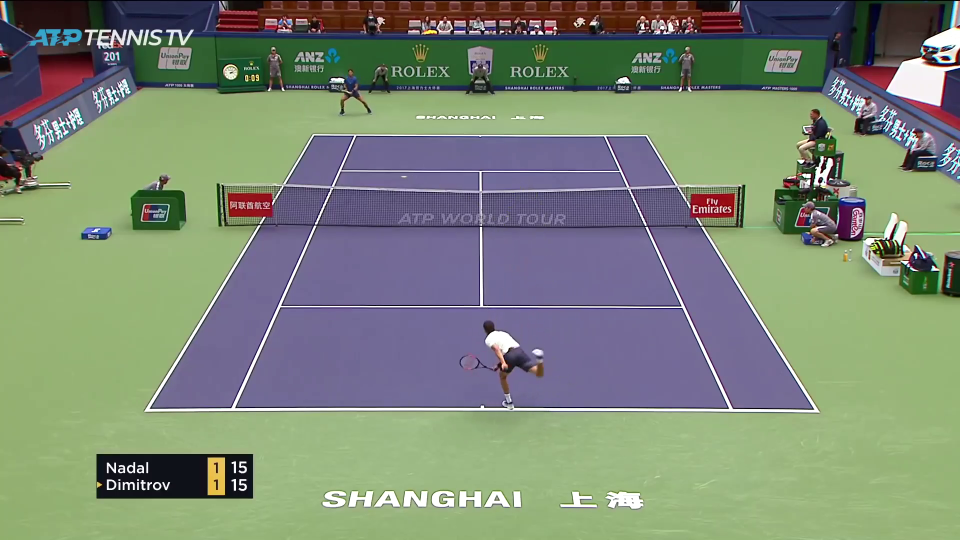
#> input picture frame 51 of v.mp4, 1920 x 1080 px, given in place of cut2_5n4Utu0k.mp4, which was not available (shown at 1/2 size)
$ python Test_remove_background.py
#> lines starting #> are read from the running program, lines starting #| are printed output that depends on the picture; pictures that were not available may be replaced by others from this repository, and a replacement may not be noted
import cv2  # See video 1 for installation
import numpy as np

# Replace "0" with a file path to work with a saved video
stream = cv2.VideoCapture("../dataset/service_j1/cut2_5n4Utu0k.mp4")

if not stream.isOpened():
    print("No stream :(")
    exit()

num_frames = stream.get(cv2.CAP_PROP_FRAME_COUNT)
print(num_frames)
frame_ids = np.random.uniform(size=30) * num_frames
frames = []
for fid in frame_ids:
    stream.set(cv2.CAP_PROP_POS_FRAMES, fid)
    ret, frame = stream.read()
    if not ret:  # if no frames are returned
        print("SOMETHING WENT WRONG")
        exit()
    frames.append(frame)
#> this loop made 30 passes
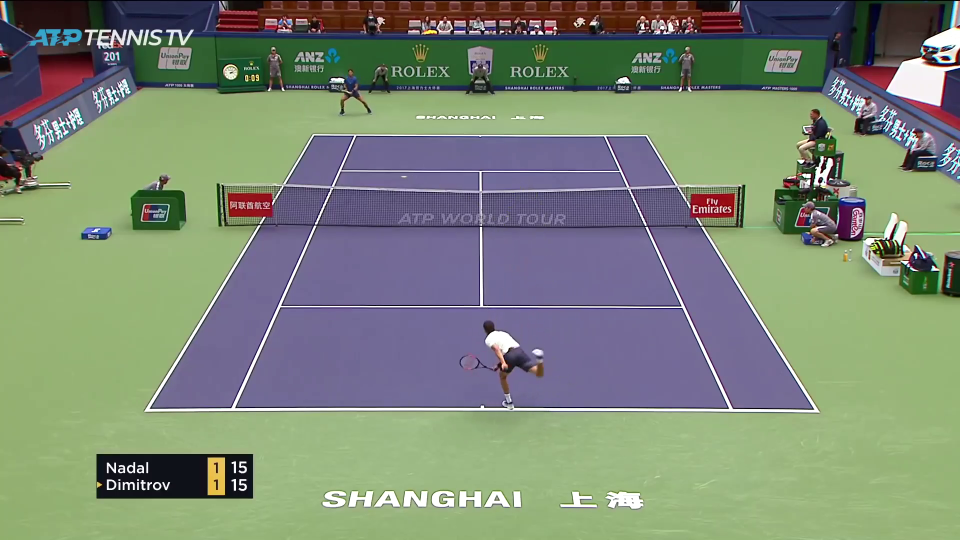
#> input picture frame 51 of v.mp4, 1920 x 1080 px, given in place of cut2_5n4Utu0k.mp4, which was not available (shown at 1/2 size)
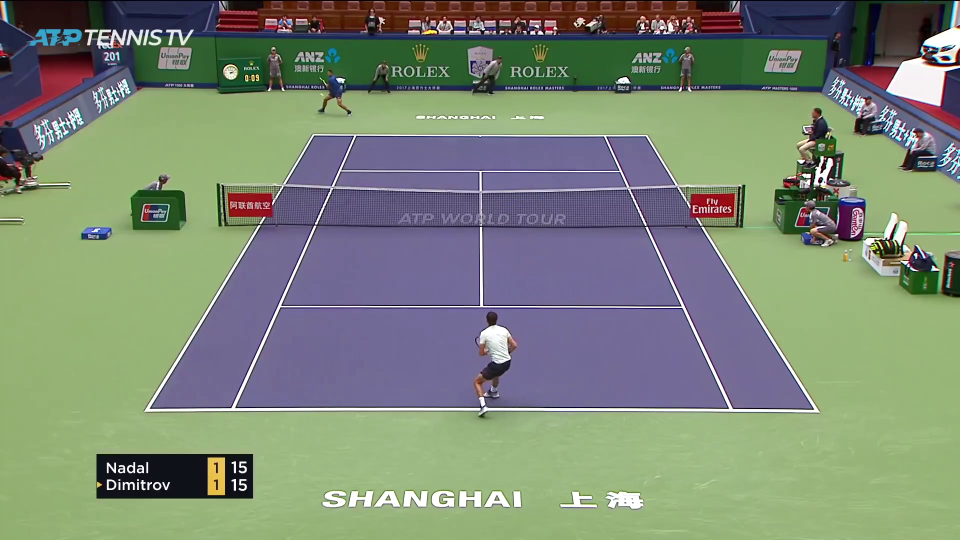
#> input picture frame 66 of v.mp4, 1920 x 1080 px, given in place of cut2_5n4Utu0k.mp4, which was not available (shown at 1/2 size)
#> after the loop, frames = 30 items

# The median frame here is our background
median = np.median(frames, axis=0).astype(np.uint8)
median = cv2.cvtColor(median, cv2.COLOR_BGR2GRAY)
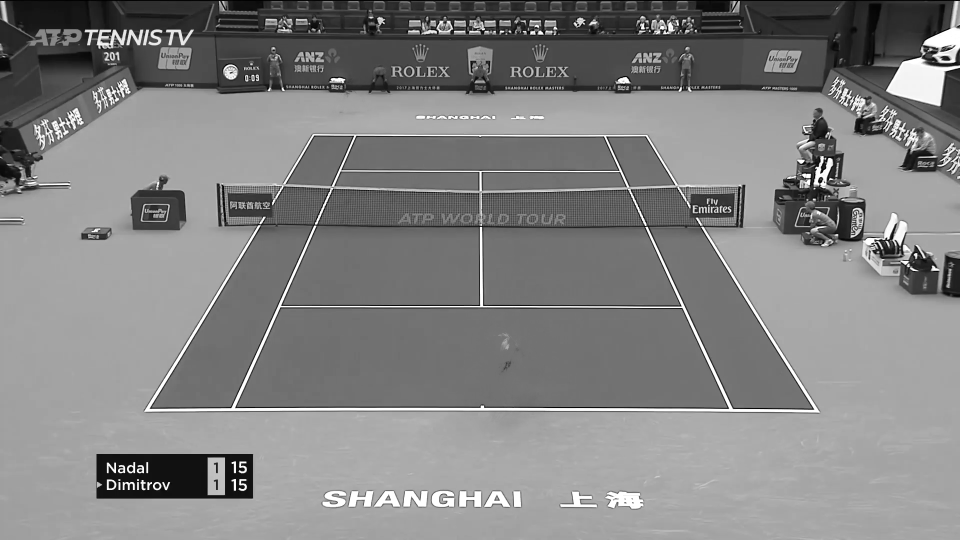
#> median: shape (1080, 1920) (shown at 1/2 size); min 0, max 255, mean 130.6

fps = stream.get(cv2.CAP_PROP_FPS)
#> fps = 30
width = int(stream.get(3))
#> width = 1920
height = int(stream.get(4))
#> height = 1080

# list of FourCC video codes: https://softron.zendesk.com/hc/en-us/articles/207695697-List-of-FourCC-codes-for-video-codecs
output = cv2.VideoWriter("../video_output/output_test.mp4",
                         cv2.VideoWriter_fourcc('m', 'p', 'g', '4'),
                         fps=fps, frameSize=(width, height))

stream.set(cv2.CAP_PROP_POS_FRAMES, 0)
while True:
    ret, frame = stream.read()
    if not ret:  # if no frames are returned
        print("No more stream :(")
        break

    # take out any pixel that is similar to our median frame
    frame = cv2.cvtColor(frame, cv2.COLOR_BGR2GRAY)
    dif_frame = cv2.absdiff(median, frame)
    threshold, diff = cv2.threshold(dif_frame, 100, 255,
                                    cv2.THRESH_BINARY)
    # frame = cv2.resize(frame, (width, height))
    output.write(diff)
    cv2.imshow("Video!", diff)
    cv2.waitKey(20)
    if cv2.waitKey(1) == ord('q'):  # press "q" to quit
        break

stream.release()
cv2.destroyAllWindows()  # !

$ run again, starting later in the video
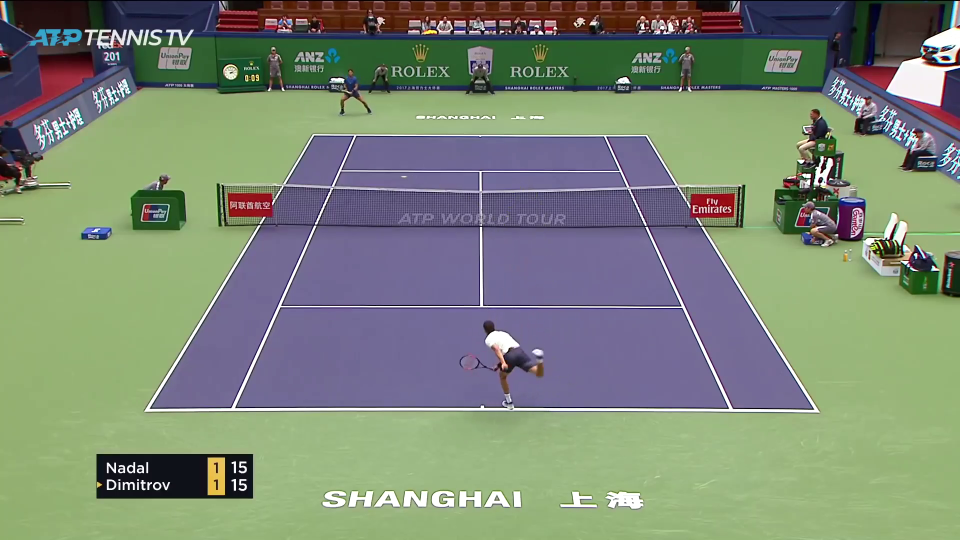
#> input picture frame 51 of v.mp4, 1920 x 1080 px, given in place of cut2_5n4Utu0k.mp4, which was not available (shown at 1/2 size)
#> the loop `for fid in frame_ids:` made 30 passes
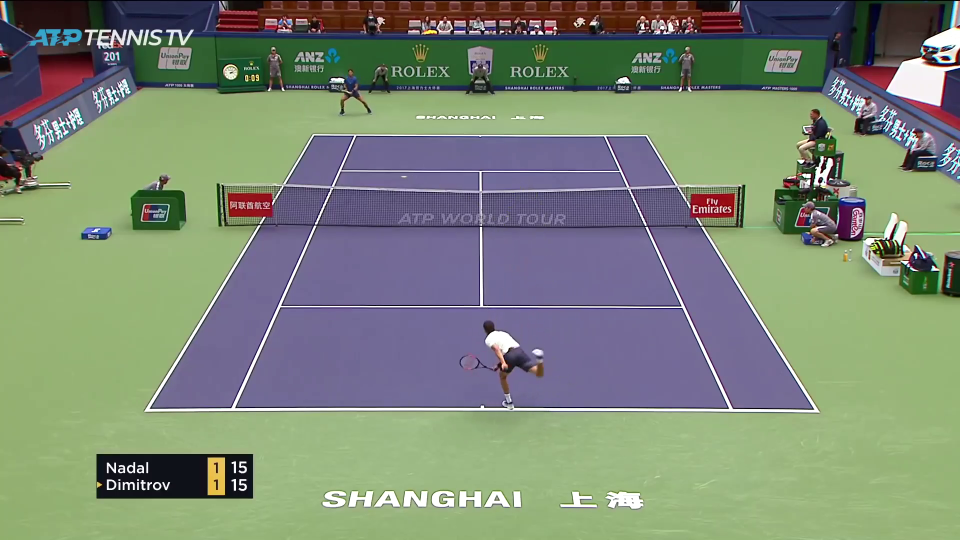
#> input picture frame 51 of v.mp4, 1920 x 1080 px, given in place of cut2_5n4Utu0k.mp4, which was not available (shown at 1/2 size)
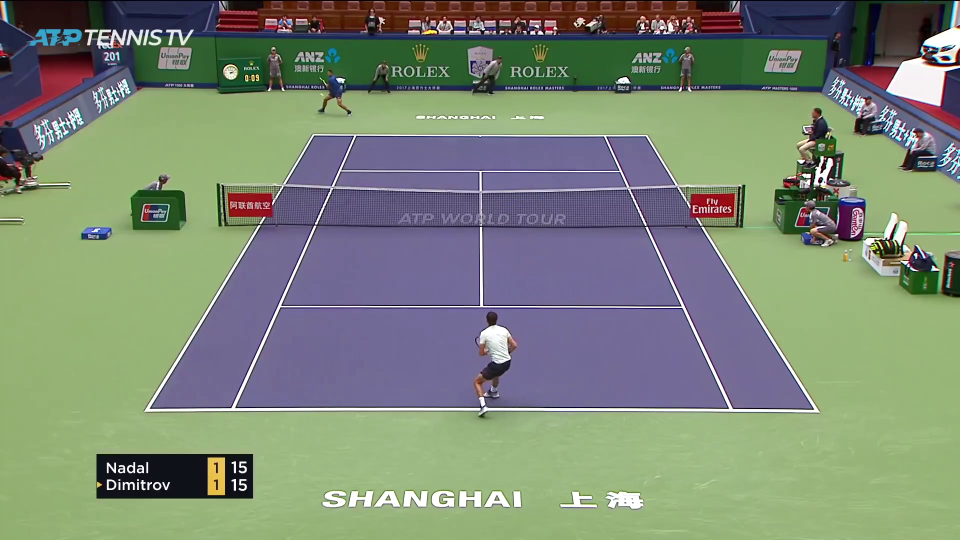
#> input picture frame 66 of v.mp4, 1920 x 1080 px, given in place of cut2_5n4Utu0k.mp4, which was not available (shown at 1/2 size)
#> after the loop `for fid in frame_ids:`: frames = 30 items
#> fps = 30
#> width = 1920
#> height = 1080

$ run again, starting later in the video
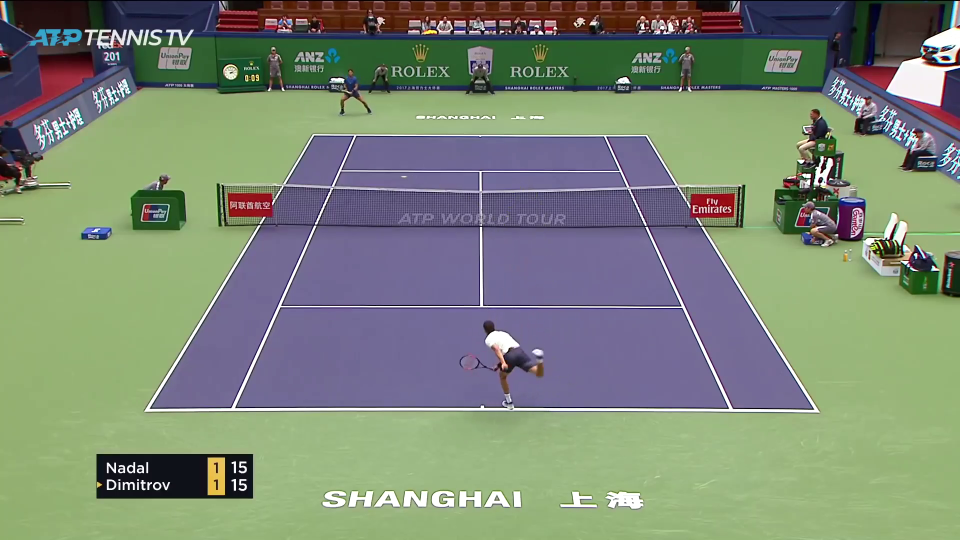
#> input picture frame 51 of v.mp4, 1920 x 1080 px, given in place of cut2_5n4Utu0k.mp4, which was not available (shown at 1/2 size)
#> the loop `for fid in frame_ids:` made 30 passes
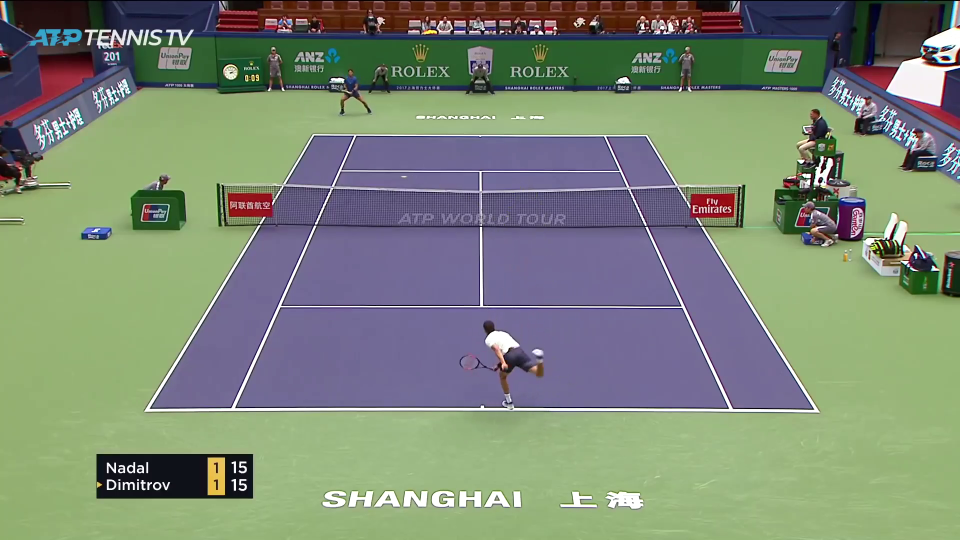
#> input picture frame 51 of v.mp4, 1920 x 1080 px, given in place of cut2_5n4Utu0k.mp4, which was not available (shown at 1/2 size)
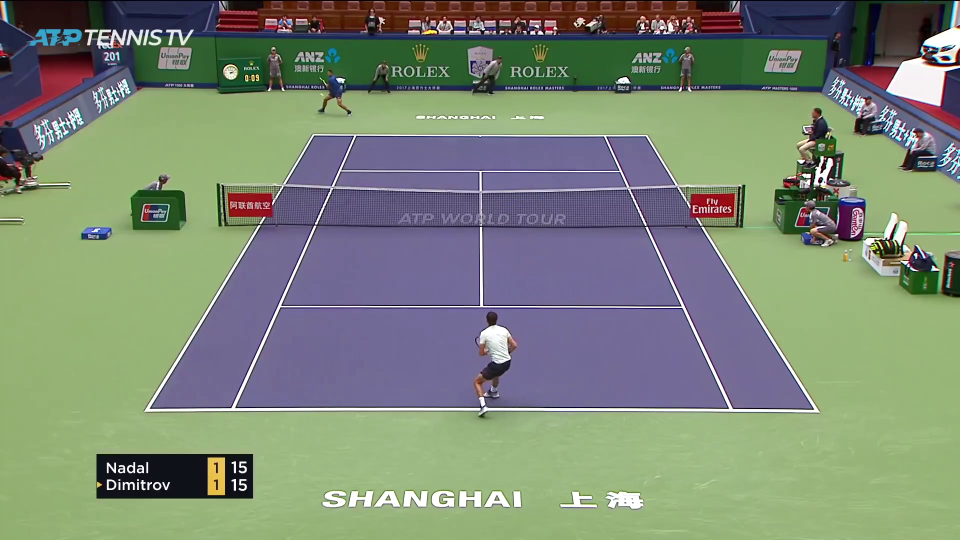
#> input picture frame 66 of v.mp4, 1920 x 1080 px, given in place of cut2_5n4Utu0k.mp4, which was not available (shown at 1/2 size)
#> after the loop `for fid in frame_ids:`: frames = 30 items
#> fps = 30
#> width = 1920
#> height = 1080
